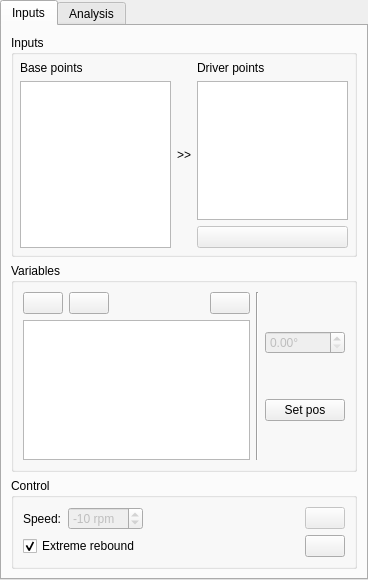
<?xml version="1.0" encoding="UTF-8"?>
<ui version="4.0">
 <class>Form</class>
 <widget class="QWidget" name="Form">
  <property name="geometry">
   <rect>
    <x>0</x>
    <y>0</y>
    <width>368</width>
    <height>580</height>
   </rect>
  </property>
  <property name="windowTitle">
   <string>Form</string>
  </property>
  <property name="windowIcon">
   <iconset resource="../../icons.qrc">
    <normaloff>:/icons/motor.png</normaloff>:/icons/motor.png</iconset>
  </property>
  <layout class="QVBoxLayout" name="verticalLayout_8">
   <property name="leftMargin">
    <number>0</number>
   </property>
   <property name="topMargin">
    <number>0</number>
   </property>
   <property name="rightMargin">
    <number>0</number>
   </property>
   <property name="bottomMargin">
    <number>0</number>
   </property>
   <item>
    <widget class="QTabWidget" name="tab_widget">
     <widget class="QWidget" name="inputs_tab">
      <attribute name="icon">
       <iconset resource="../../icons.qrc">
        <normaloff>:/icons/motor.png</normaloff>:/icons/motor.png</iconset>
      </attribute>
      <attribute name="title">
       <string>Inputs</string>
      </attribute>
      <layout class="QVBoxLayout" name="verticalLayout">
       <item>
        <widget class="QGroupBox" name="joint_groupbox">
         <property name="title">
          <string>Inputs</string>
         </property>
         <layout class="QHBoxLayout" name="horizontalLayout">
          <property name="leftMargin">
           <number>6</number>
          </property>
          <property name="topMargin">
           <number>6</number>
          </property>
          <property name="rightMargin">
           <number>6</number>
          </property>
          <property name="bottomMargin">
           <number>6</number>
          </property>
          <item>
           <layout class="QVBoxLayout" name="verticalLayout_13">
            <item>
             <widget class="QLabel" name="joint_list_lable">
              <property name="text">
               <string>Base points</string>
              </property>
             </widget>
            </item>
            <item>
             <widget class="QListWidget" name="joint_list">
              <property name="statusTip">
               <string>Choose a point to be a revolute joint.</string>
              </property>
              <property name="editTriggers">
               <set>QAbstractItemView::NoEditTriggers</set>
              </property>
             </widget>
            </item>
           </layout>
          </item>
          <item>
           <widget class="QLabel" name="inputs_label_right2">
            <property name="text">
             <string>&gt;&gt;</string>
            </property>
           </widget>
          </item>
          <item>
           <layout class="QVBoxLayout" name="verticalLayout_16">
            <item>
             <widget class="QLabel" name="driver_list_lable">
              <property name="text">
               <string>Driver points</string>
              </property>
             </widget>
            </item>
            <item>
             <widget class="QListWidget" name="driver_list">
              <property name="statusTip">
               <string>Coordinate movement reference.</string>
              </property>
              <property name="editTriggers">
               <set>QAbstractItemView::NoEditTriggers</set>
              </property>
             </widget>
            </item>
            <item>
             <widget class="QPushButton" name="variable_add">
              <property name="enabled">
               <bool>false</bool>
              </property>
              <property name="statusTip">
               <string>Add to variable list with above settings.</string>
              </property>
              <property name="icon">
               <iconset resource="../../icons.qrc">
                <normaloff>:/icons/arrow_down.png</normaloff>:/icons/arrow_down.png</iconset>
              </property>
             </widget>
            </item>
           </layout>
          </item>
         </layout>
        </widget>
       </item>
       <item>
        <widget class="QGroupBox" name="variable_groupbox">
         <property name="title">
          <string>Variables</string>
         </property>
         <layout class="QHBoxLayout" name="horizontalLayout_7">
          <item>
           <layout class="QVBoxLayout" name="verticalLayout_5">
            <item>
             <layout class="QHBoxLayout" name="horizontalLayout_2">
              <item>
               <widget class="QPushButton" name="variable_up">
                <property name="statusTip">
                 <string>Upgrade priority of the variable.</string>
                </property>
                <property name="icon">
                 <iconset resource="../../icons.qrc">
                  <normaloff>:/icons/arrow_up.png</normaloff>:/icons/arrow_up.png</iconset>
                </property>
               </widget>
              </item>
              <item>
               <widget class="QPushButton" name="variable_down">
                <property name="statusTip">
                 <string>Downgrade priority of the variable.</string>
                </property>
                <property name="icon">
                 <iconset resource="../../icons.qrc">
                  <normaloff>:/icons/arrow_down.png</normaloff>:/icons/arrow_down.png</iconset>
                </property>
               </widget>
              </item>
              <item>
               <spacer name="horizontalSpacer_3">
                <property name="orientation">
                 <enum>Qt::Horizontal</enum>
                </property>
                <property name="sizeHint" stdset="0">
                 <size>
                  <width>40</width>
                  <height>20</height>
                 </size>
                </property>
               </spacer>
              </item>
              <item>
               <widget class="QPushButton" name="variable_remove">
                <property name="statusTip">
                 <string>Delete the specified variable.</string>
                </property>
                <property name="icon">
                 <iconset resource="../../icons.qrc">
                  <normaloff>:/icons/delete.png</normaloff>:/icons/delete.png</iconset>
                </property>
               </widget>
              </item>
             </layout>
            </item>
            <item>
             <widget class="QListWidget" name="variable_list">
              <property name="statusTip">
               <string>All the variable of this mechanism.</string>
              </property>
              <property name="editTriggers">
               <set>QAbstractItemView::NoEditTriggers</set>
              </property>
             </widget>
            </item>
           </layout>
          </item>
          <item>
           <widget class="Line" name="line_5">
            <property name="orientation">
             <enum>Qt::Vertical</enum>
            </property>
           </widget>
          </item>
          <item>
           <layout class="QVBoxLayout" name="inputs_dial_layout">
            <item>
             <widget class="QDoubleSpinBox" name="dial_spinbox">
              <property name="enabled">
               <bool>false</bool>
              </property>
              <property name="statusTip">
               <string>Current position of the variable.</string>
              </property>
              <property name="suffix">
               <string>°</string>
              </property>
              <property name="maximum">
               <double>360.000000000000000</double>
              </property>
             </widget>
            </item>
            <item>
             <widget class="QPushButton" name="update_pos">
              <property name="statusTip">
               <string>Update current position as point coordinates.</string>
              </property>
              <property name="text">
               <string>Set pos</string>
              </property>
              <property name="icon">
               <iconset resource="../../icons.qrc">
                <normaloff>:/icons/translate.png</normaloff>:/icons/translate.png</iconset>
              </property>
             </widget>
            </item>
           </layout>
          </item>
         </layout>
        </widget>
       </item>
       <item>
        <widget class="QGroupBox" name="groupBox">
         <property name="title">
          <string>Control</string>
         </property>
         <layout class="QHBoxLayout" name="horizontalLayout_3">
          <item>
           <layout class="QVBoxLayout" name="verticalLayout_18">
            <item>
             <layout class="QHBoxLayout" name="horizontalLayout_4">
              <item>
               <widget class="QLabel" name="variable_speed_label">
                <property name="sizePolicy">
                 <sizepolicy hsizetype="Fixed" vsizetype="Preferred">
                  <horstretch>0</horstretch>
                  <verstretch>0</verstretch>
                 </sizepolicy>
                </property>
                <property name="text">
                 <string>Speed:</string>
                </property>
               </widget>
              </item>
              <item>
               <widget class="QSpinBox" name="variable_speed">
                <property name="enabled">
                 <bool>false</bool>
                </property>
                <property name="statusTip">
                 <string>Speed value of the auto driver.</string>
                </property>
                <property name="suffix">
                 <string> rpm</string>
                </property>
                <property name="minimum">
                 <number>-100</number>
                </property>
                <property name="maximum">
                 <number>100</number>
                </property>
                <property name="singleStep">
                 <number>5</number>
                </property>
                <property name="value">
                 <number>-10</number>
                </property>
               </widget>
              </item>
             </layout>
            </item>
            <item>
             <widget class="QCheckBox" name="extremeRebound">
              <property name="sizePolicy">
               <sizepolicy hsizetype="Fixed" vsizetype="Fixed">
                <horstretch>0</horstretch>
                <verstretch>0</verstretch>
               </sizepolicy>
              </property>
              <property name="statusTip">
               <string>When solver calls error, auto driver will change the direction.</string>
              </property>
              <property name="text">
               <string>Extreme rebound</string>
              </property>
              <property name="checked">
               <bool>true</bool>
              </property>
             </widget>
            </item>
           </layout>
          </item>
          <item>
           <spacer name="horizontalSpacer_2">
            <property name="orientation">
             <enum>Qt::Horizontal</enum>
            </property>
            <property name="sizeHint" stdset="0">
             <size>
              <width>40</width>
              <height>20</height>
             </size>
            </property>
           </spacer>
          </item>
          <item>
           <layout class="QVBoxLayout" name="verticalLayout_3">
            <item>
             <widget class="QPushButton" name="variable_play">
              <property name="enabled">
               <bool>false</bool>
              </property>
              <property name="sizePolicy">
               <sizepolicy hsizetype="Fixed" vsizetype="Fixed">
                <horstretch>0</horstretch>
                <verstretch>0</verstretch>
               </sizepolicy>
              </property>
              <property name="statusTip">
               <string>Start / Pause the auto driver of this variables.</string>
              </property>
              <property name="icon">
               <iconset resource="../../icons.qrc">
                <normaloff>:/icons/play.png</normaloff>
                <activeon>:/icons/pause.png</activeon>:/icons/play.png</iconset>
              </property>
              <property name="checkable">
               <bool>true</bool>
              </property>
             </widget>
            </item>
            <item>
             <widget class="QPushButton" name="variable_stop">
              <property name="sizePolicy">
               <sizepolicy hsizetype="Fixed" vsizetype="Fixed">
                <horstretch>0</horstretch>
                <verstretch>0</verstretch>
               </sizepolicy>
              </property>
              <property name="statusTip">
               <string>Stop the auto driver and return to original place.</string>
              </property>
              <property name="icon">
               <iconset resource="../../icons.qrc">
                <normaloff>:/icons/interrupted.png</normaloff>:/icons/interrupted.png</iconset>
              </property>
             </widget>
            </item>
           </layout>
          </item>
         </layout>
        </widget>
       </item>
      </layout>
     </widget>
     <widget class="QWidget" name="analysis_tab">
      <attribute name="icon">
       <iconset resource="../../icons.qrc">
        <normaloff>:/icons/formula.png</normaloff>:/icons/formula.png</iconset>
      </attribute>
      <attribute name="title">
       <string>Analysis</string>
      </attribute>
      <layout class="QVBoxLayout" name="verticalLayout_6">
       <item>
        <layout class="QHBoxLayout" name="horizontalLayout_6">
         <item>
          <widget class="QCheckBox" name="record_show">
           <property name="statusTip">
            <string>Show path data on the canvas.</string>
           </property>
           <property name="text">
            <string>Show path data</string>
           </property>
           <property name="checked">
            <bool>true</bool>
           </property>
          </widget>
         </item>
         <item>
          <widget class="QPushButton" name="show_all_button">
           <property name="text">
            <string>Show all</string>
           </property>
           <property name="icon">
            <iconset resource="../../icons.qrc">
             <normaloff>:/icons/merge.png</normaloff>:/icons/merge.png</iconset>
           </property>
          </widget>
         </item>
         <item>
          <spacer name="horizontalSpacer">
           <property name="orientation">
            <enum>Qt::Horizontal</enum>
           </property>
           <property name="sizeHint" stdset="0">
            <size>
             <width>40</width>
             <height>20</height>
            </size>
           </property>
          </spacer>
         </item>
         <item>
          <widget class="QLabel" name="record_interval_label">
           <property name="text">
            <string>Interval:</string>
           </property>
          </widget>
         </item>
         <item>
          <widget class="QDoubleSpinBox" name="record_interval">
           <property name="statusTip">
            <string>Each coordinate will be recorded after this angle value.</string>
           </property>
           <property name="suffix">
            <string>°</string>
           </property>
           <property name="decimals">
            <number>2</number>
           </property>
           <property name="minimum">
            <double>0.010000000000000</double>
           </property>
           <property name="maximum">
            <double>6.000000000000000</double>
           </property>
           <property name="value">
            <double>1.000000000000000</double>
           </property>
          </widget>
         </item>
        </layout>
       </item>
       <item>
        <layout class="QHBoxLayout" name="horizontalLayout_8">
         <item>
          <widget class="QListWidget" name="record_list">
           <property name="statusTip">
            <string>All recorded path data of this project.</string>
           </property>
           <property name="currentRow">
            <number>-1</number>
           </property>
          </widget>
         </item>
         <item>
          <layout class="QVBoxLayout" name="verticalLayout_2">
           <item>
            <widget class="QPushButton" name="update_preview_button">
             <property name="statusTip">
              <string>Refresh preview path data.</string>
             </property>
             <property name="icon">
              <iconset resource="../../icons.qrc">
               <normaloff>:/icons/data_update.png</normaloff>:/icons/data_update.png</iconset>
             </property>
            </widget>
           </item>
           <item>
            <widget class="QPushButton" name="copy_path">
             <property name="statusTip">
              <string>Duplicate the current paths with a new name.</string>
             </property>
             <property name="icon">
              <iconset resource="../../icons.qrc">
               <normaloff>:/icons/copy.png</normaloff>:/icons/copy.png</iconset>
             </property>
            </widget>
           </item>
           <item>
            <widget class="QPushButton" name="record_start">
             <property name="statusTip">
              <string>Start / Stop record.</string>
             </property>
             <property name="icon">
              <iconset resource="../../icons.qrc">
               <normaloff>:/icons/record.png</normaloff>:/icons/record.png</iconset>
             </property>
             <property name="checkable">
              <bool>true</bool>
             </property>
            </widget>
           </item>
           <item>
            <spacer name="verticalSpacer_6">
             <property name="orientation">
              <enum>Qt::Vertical</enum>
             </property>
             <property name="sizeHint" stdset="0">
              <size>
               <width>20</width>
               <height>40</height>
              </size>
             </property>
            </spacer>
           </item>
           <item>
            <widget class="QPushButton" name="record_remove">
             <property name="statusTip">
              <string>Delete the specified path data.</string>
             </property>
             <property name="icon">
              <iconset resource="../../icons.qrc">
               <normaloff>:/icons/delete.png</normaloff>:/icons/delete.png</iconset>
             </property>
            </widget>
           </item>
          </layout>
         </item>
        </layout>
       </item>
       <item>
        <layout class="QHBoxLayout" name="horizontalLayout_5">
         <item>
          <widget class="QComboBox" name="plot_joint"/>
         </item>
         <item>
          <widget class="QPushButton" name="plot_button">
           <property name="sizePolicy">
            <sizepolicy hsizetype="Fixed" vsizetype="Fixed">
             <horstretch>0</horstretch>
             <verstretch>0</verstretch>
            </sizepolicy>
           </property>
           <property name="statusTip">
            <string>Plot the data of this joint.</string>
           </property>
           <property name="text">
            <string>Plot</string>
           </property>
           <property name="icon">
            <iconset resource="../../icons.qrc">
             <normaloff>:/icons/formula.png</normaloff>:/icons/formula.png</iconset>
           </property>
          </widget>
         </item>
         <item>
          <widget class="QPushButton" name="animate_button">
           <property name="text">
            <string>Animate</string>
           </property>
           <property name="icon">
            <iconset resource="../../icons.qrc">
             <normaloff>:/icons/motor.png</normaloff>:/icons/motor.png</iconset>
           </property>
          </widget>
         </item>
        </layout>
       </item>
       <item>
        <layout class="QHBoxLayout" name="horizontalLayout_9">
         <item>
          <widget class="QPushButton" name="cp_data_button">
           <property name="statusTip">
            <string>Copy the data of this joint to clipboard.</string>
           </property>
           <property name="text">
            <string>Copy data</string>
           </property>
           <property name="icon">
            <iconset resource="../../icons.qrc">
             <normaloff>:/icons/copy.png</normaloff>:/icons/copy.png</iconset>
           </property>
          </widget>
         </item>
         <item>
          <widget class="QPushButton" name="show_button">
           <property name="statusTip">
            <string>Show this joint only.</string>
           </property>
           <property name="text">
            <string>Show only</string>
           </property>
           <property name="icon">
            <iconset resource="../../icons.qrc">
             <normaloff>:/icons/merge.png</normaloff>:/icons/merge.png</iconset>
           </property>
          </widget>
         </item>
        </layout>
       </item>
       <item>
        <widget class="QGroupBox" name="plot_groupbox">
         <property name="title">
          <string>Plot</string>
         </property>
         <layout class="QVBoxLayout" name="verticalLayout_4">
          <item>
           <layout class="QHBoxLayout" name="horizontalLayout_11">
            <item>
             <widget class="QRadioButton" name="c_coord_sys">
              <property name="text">
               <string>Cartesian coordinates</string>
              </property>
              <property name="checked">
               <bool>true</bool>
              </property>
             </widget>
            </item>
            <item>
             <widget class="QRadioButton" name="p_coord_sys">
              <property name="text">
               <string>Polar coordinates</string>
              </property>
             </widget>
            </item>
           </layout>
          </item>
          <item>
           <layout class="QHBoxLayout" name="horizontalLayout_10">
            <item>
             <widget class="QCheckBox" name="wrt_label">
              <property name="sizePolicy">
               <sizepolicy hsizetype="Fixed" vsizetype="Fixed">
                <horstretch>0</horstretch>
                <verstretch>0</verstretch>
               </sizepolicy>
              </property>
              <property name="text">
               <string>With respect to:</string>
              </property>
             </widget>
            </item>
            <item>
             <widget class="QComboBox" name="wrt_joint">
              <property name="enabled">
               <bool>false</bool>
              </property>
             </widget>
            </item>
           </layout>
          </item>
          <item>
           <layout class="QGridLayout" name="gridLayout">
            <item row="3" column="0">
             <widget class="QCheckBox" name="plot_jerk">
              <property name="text">
               <string>Jerk</string>
              </property>
             </widget>
            </item>
            <item row="1" column="0">
             <widget class="QCheckBox" name="plot_vel">
              <property name="text">
               <string>Velocity</string>
              </property>
             </widget>
            </item>
            <item row="2" column="0">
             <widget class="QCheckBox" name="plot_acc">
              <property name="text">
               <string>Acceleration</string>
              </property>
             </widget>
            </item>
            <item row="0" column="0">
             <widget class="QCheckBox" name="plot_pos">
              <property name="text">
               <string>Position</string>
              </property>
              <property name="checked">
               <bool>true</bool>
              </property>
             </widget>
            </item>
            <item row="0" column="1">
             <widget class="QCheckBox" name="plot_curvature">
              <property name="text">
               <string>Curvature</string>
              </property>
             </widget>
            </item>
            <item row="1" column="1">
             <widget class="QCheckBox" name="plot_signature">
              <property name="text">
               <string>Path Signature</string>
              </property>
             </widget>
            </item>
           </layout>
          </item>
         </layout>
        </widget>
       </item>
      </layout>
     </widget>
    </widget>
   </item>
  </layout>
 </widget>
 <resources>
  <include location="../../icons.qrc"/>
 </resources>
 <connections>
  <connection>
   <sender>wrt_label</sender>
   <signal>toggled(bool)</signal>
   <receiver>wrt_joint</receiver>
   <slot>setEnabled(bool)</slot>
   <hints>
    <hint type="sourcelabel">
     <x>69</x>
     <y>455</y>
    </hint>
    <hint type="destinationlabel">
     <x>204</x>
     <y>455</y>
    </hint>
   </hints>
  </connection>
 </connections>
</ui>
